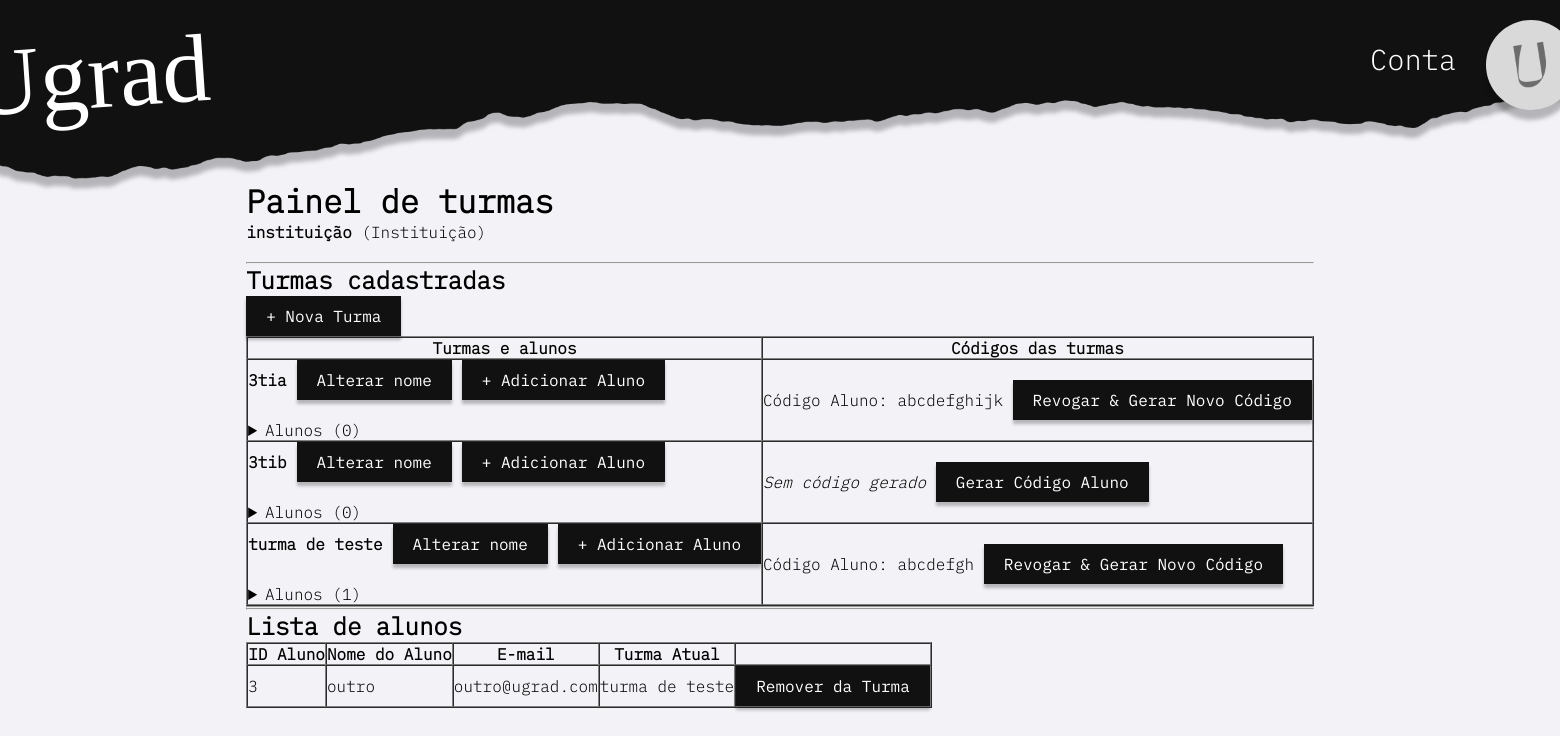
/gerenciar_turmas.php (signed in), run on the app's committed database.
### tables this page shows
CREATE TABLE codigo_instituicao(
  id_instituicao int NOT NULL,
  codigo varchar(30) UNIQUE NOT NULL,
  tipo_usuario int NOT NULL,
  id_turma int,
  FOREIGN KEY(id_instituicao) REFERENCES usuarios(id),
  data_criacao timestamp DEFAULT CURRENT_TIMESTAMP
);

CREATE TABLE turmas(
  id int PRIMARY KEY AUTO_INCREMENT,
  nome varchar(25) NOT NULL,
  id_instituicao int NOT NULL,
  FOREIGN KEY (id_instituicao) REFERENCES usuarios(id)
);

CREATE TABLE extra_usuarios(
  id_usuario int PRIMARY KEY NOT NULL,
  FOREIGN KEY (id_usuario) REFERENCES usuarios (id),
  id_turma int,
  id_instituicao int,
  FOREIGN KEY (id_turma) REFERENCES turmas(id),
  FOREIGN KEY (id_instituicao) REFERENCES usuarios(id)
);

CREATE TABLE usuarios(
  id int PRIMARY KEY AUTO_INCREMENT,
  nome varchar(64),
  email varchar(128) unique NOT NULL,
  senha varchar(128) NOT NULL,
  descricao varchar(1000),
  tipo int NOT NULL,
  ativada boolean DEFAULT TRUE,
  imagem_perfil longblob,
  data_criacao timestamp DEFAULT CURRENT_TIMESTAMP,
  FOREIGN KEY (tipo) REFERENCES tipos_usuario (id)
);

### gerenciar_turmas.php (the view, shortened to what this page needs)
<?php
require_once 'Servidor/config.php';
$id_instituicao = $_SESSION['usuario_id_instituicao'];
$stmt_turmas = $pdo->prepare(
   'SELECT t.id, t.nome, c.codigo
    FROM turmas t
    LEFT JOIN codigo_instituicao c ON c.id_turma = t.id AND c.tipo_usuario = 1 AND c.id_instituicao = ?
    WHERE t.id_instituicao = ?
    ORDER BY t.nome ASC'
);
$stmt_turmas->execute([$id_instituicao, $id_instituicao]);
$turmas = $stmt_turmas->fetchAll();
$stmt_alunos = $pdo->prepare(
   'SELECT u.id, u.nome, u.email, e.id_turma, t.nome AS nome_turma
    FROM usuarios u
    LEFT JOIN extra_usuarios e ON e.id_usuario = u.id
    LEFT JOIN turmas t ON t.id = e.id_turma
    WHERE u.tipo = 1 AND e.id_instituicao = ?
    ORDER BY u.nome ASC'
);
$stmt_alunos->execute([$id_instituicao]);
$alunos = $stmt_alunos->fetchAll();
$alunos_por_turma = [];
foreach ($alunos as $a) {
    if (!empty($a['id_turma'])) {
        $alunos_por_turma[$a['id_turma']][] = $a;
    }
}
include 'header.php';
?>
    <div class="centrao">
    <div id="main_paper">
        <h1>Painel de turmas</h1>
        <p><strong><?= htmlspecialchars($_SESSION['usuario_nome']) ?></strong>  (<?= $_SESSION['usuario_tipo'] == 4 ? 'Instituição' : 'Professor' ?>)</p>
        <br><p></p>
        <hr>
        <h2>Turmas cadastradas</h2>
        <p>
            <button type="button" onclick="toggleFormCriarTurma()" class="btn-novo">+ Nova Turma</button>
        </p>
        <?php if (count($turmas) > 0): ?>
            <table border="1" cellpadding="5" cellspacing="0">
                <thead>
                    <tr>
                        <th>Turmas e alunos</th>
                        <th>Códigos das turmas</th>
                    </tr>
                </thead>
                <tbody>
                    <?php foreach ($turmas as $t):
                        $alunos_da_turma = $alunos_por_turma[$t['id']] ?? [];
                    ?>
                        <tr>
                            <td>
                                <div id="div_nome_turma_<?= $t['id'] ?>" style="display: flex; align-items: center; gap: 10px; flex-wrap: wrap;" class="buttons_criar">
                                    <strong><?= htmlspecialchars($t['nome']) ?></strong>
                                    <button type="button" onclick="toggleEditarTurma(<?= $t['id'] ?>)" class="btn-novo">Alterar nome</button>
                                    <button type="button" onclick="toggleAddAlunoTurma(<?= $t['id'] ?>)" class="btn-novo">+ Adicionar Aluno</button>
                                </div>
                                <br>
                                <details style="font-size: 16px;">
                                    <summary>Alunos (<?= count($alunos_da_turma) ?>)</summary>
                                    <br>
                                </details>
                            </td>
                            <td>
                                <?php if (!empty($t['codigo'])): ?>
                                    <span>Código Aluno: <code><?= htmlspecialchars($t['codigo']) ?></code></span>
                                    <form action="" method="POST" style="display:inline;">
                                        <button type="submit" class="btn-novo" onclick="return confirm('Deseja revogar o código atual e gerar um novo?');">Revogar & Gerar Novo Código</button>
                                    </form>
                                <?php else: ?>
                                    <span><em>Sem código gerado</em></span>
                                    <form action="" method="POST" style="display:inline;">
                                        <button type="submit" class="btn-novo">Gerar Código Aluno</button>
                                    </form>
                                <?php endif; ?>
                            </td>
                        </tr>
                    <?php endforeach; ?>
                </tbody>
            </table>
        <?php else: ?>
            <p>Nenhuma turma cadastrada até o momento.</p>
        <?php endif; ?>
        <hr>
        <hr>
        <h2>Lista de alunos</h2>
        <?php if (count($alunos) > 0): ?>
            <table border="1" cellpadding="5" cellspacing="0">
                <thead>
                    <tr>
                        <th>ID Aluno</th>
                        <th>Nome do Aluno</th>
                        <th>E-mail</th>
                        <th>Turma Atual</th>
                        <th></th>
                    </tr>
                </thead>
                <tbody>
                    <?php foreach ($alunos as $a): ?>
                        <tr>
                            <td><?= $a['id'] ?></td>
                            <td><?= htmlspecialchars($a['nome']) ?></td>
                            <td><?= htmlspecialchars($a['email']) ?></td>
                            <td><?= $a['nome_turma'] ? htmlspecialchars($a['nome_turma']) : '<em>Sem Turma</em>' ?></td>
                            <td>
                                <?php if (!empty($a['id_turma'])): ?>
                                    <form action="" method="POST">
                                        <button type="submit" class="btn-novo">Remover da Turma</button>
                                    </form>
                                <?php else: ?>
                                    -
                                <?php endif; ?>
                            </td>
                        </tr>
                    <?php endforeach; ?>
                </tbody>
            </table>
        <?php else: ?>
            <p>Nenhum aluno encontrado.</p>
        <?php endif; ?>
    </div>
    </div>
</body>
</html>

### base_styles.css (style rules this page uses)
* { margin: 0; padding: 0; font-family: IBM; }
html { display: flex; flex-direction: column; }
body { background-color: #F2F2F7; overflow-x: hidden; width: 1920px; align-self: center; }
.centrao { width: 100%; display: flex; flex-direction: column; align-items: center; }

### styles_instituicao.css (style rules this page uses)
.btn-novo { background-color: #111111; color: #FFFFFF; border: none; padding: 10px 20px; font-size: 16px; font-family: 'BMI', sans-serif; cursor: pointer; box-shadow: 0px 4px 3px rgba(0, 0, 0, 0.25); transition: .3s; }

### data on the page
codigo_instituicao: id_turma.nome "3tia", id_turma "0", codigo "abcdefghijk"
turmas: nome "3tib", id "0"
codigo_instituicao: id_turma.nome "turma de teste", id_turma "1", codigo "abcdefgh"
extra_usuarios: id_usuario "3", id_usuario.nome "outro", id_usuario.email "outro@ugrad.com", id_turma.nome "turma de teste"

### other printed values
$_SESSION['usuario_nome'] "instituição"
